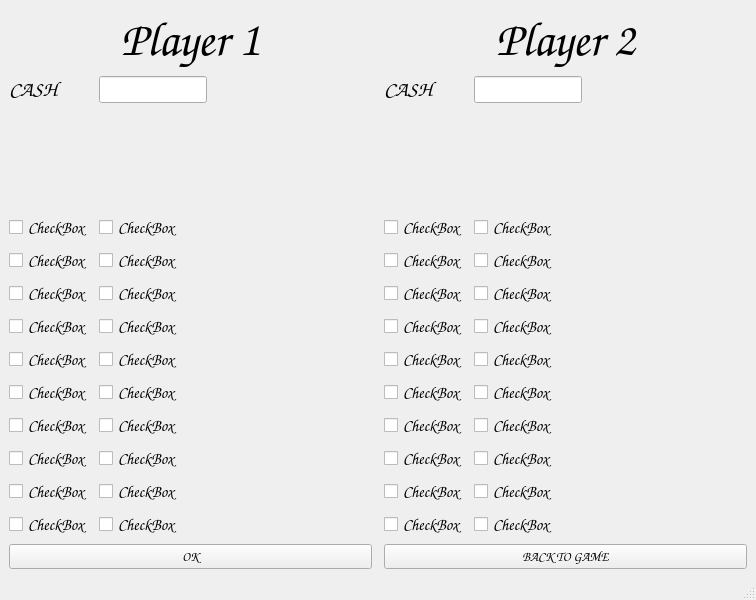
<?xml version="1.0" encoding="UTF-8"?>
<ui version="4.0">
 <class>trade</class>
 <widget class="QMainWindow" name="trade">
  <property name="windowModality">
   <enum>Qt::NonModal</enum>
  </property>
  <property name="geometry">
   <rect>
    <x>0</x>
    <y>0</y>
    <width>756</width>
    <height>600</height>
   </rect>
  </property>
  <property name="windowTitle">
   <string>Trade</string>
  </property>
  <property name="layoutDirection">
   <enum>Qt::LeftToRight</enum>
  </property>
  <widget class="QWidget" name="centralwidget">
   <layout class="QGridLayout" name="gridLayout">
    <item row="0" column="2">
     <layout class="QFormLayout" name="formLayout_5">
      <property name="labelAlignment">
       <set>Qt::AlignLeading|Qt::AlignLeft|Qt::AlignVCenter</set>
      </property>
      <property name="formAlignment">
       <set>Qt::AlignCenter</set>
      </property>
      <item row="1" column="0">
       <widget class="QLabel" name="label_5">
        <property name="sizePolicy">
         <sizepolicy hsizetype="Expanding" vsizetype="Minimum">
          <horstretch>0</horstretch>
          <verstretch>0</verstretch>
         </sizepolicy>
        </property>
        <property name="font">
         <font>
          <family>Comic Sans MS</family>
          <pointsize>16</pointsize>
         </font>
        </property>
        <property name="text">
         <string>CASH</string>
        </property>
       </widget>
      </item>
      <item row="1" column="1">
       <widget class="QLineEdit" name="CashLineEdit2">
        <property name="sizePolicy">
         <sizepolicy hsizetype="Fixed" vsizetype="Minimum">
          <horstretch>0</horstretch>
          <verstretch>0</verstretch>
         </sizepolicy>
        </property>
       </widget>
      </item>
      <item row="2" column="0" colspan="2">
       <spacer name="verticalSpacer_5">
        <property name="orientation">
         <enum>Qt::Vertical</enum>
        </property>
        <property name="sizeHint" stdset="0">
         <size>
          <width>20</width>
          <height>40</height>
         </size>
        </property>
       </spacer>
      </item>
      <item row="3" column="0">
       <widget class="QCheckBox" name="checkBox_3">
        <property name="sizePolicy">
         <sizepolicy hsizetype="Expanding" vsizetype="Fixed">
          <horstretch>0</horstretch>
          <verstretch>0</verstretch>
         </sizepolicy>
        </property>
        <property name="font">
         <font>
          <family>Comic Sans MS</family>
          <pointsize>12</pointsize>
         </font>
        </property>
        <property name="text">
         <string>CheckBox</string>
        </property>
        <property name="tristate">
         <bool>false</bool>
        </property>
       </widget>
      </item>
      <item row="3" column="1">
       <widget class="QCheckBox" name="checkBox11_3">
        <property name="sizePolicy">
         <sizepolicy hsizetype="Expanding" vsizetype="Fixed">
          <horstretch>0</horstretch>
          <verstretch>0</verstretch>
         </sizepolicy>
        </property>
        <property name="font">
         <font>
          <family>Comic Sans MS</family>
          <pointsize>12</pointsize>
         </font>
        </property>
        <property name="text">
         <string>CheckBox</string>
        </property>
        <property name="tristate">
         <bool>false</bool>
        </property>
       </widget>
      </item>
      <item row="4" column="0">
       <widget class="QCheckBox" name="checkBox2_3">
        <property name="sizePolicy">
         <sizepolicy hsizetype="Minimum" vsizetype="Fixed">
          <horstretch>0</horstretch>
          <verstretch>0</verstretch>
         </sizepolicy>
        </property>
        <property name="font">
         <font>
          <family>Comic Sans MS</family>
          <pointsize>12</pointsize>
         </font>
        </property>
        <property name="text">
         <string>CheckBox</string>
        </property>
        <property name="tristate">
         <bool>false</bool>
        </property>
       </widget>
      </item>
      <item row="4" column="1">
       <widget class="QCheckBox" name="checkBox12_3">
        <property name="sizePolicy">
         <sizepolicy hsizetype="Expanding" vsizetype="Fixed">
          <horstretch>0</horstretch>
          <verstretch>0</verstretch>
         </sizepolicy>
        </property>
        <property name="font">
         <font>
          <family>Comic Sans MS</family>
          <pointsize>12</pointsize>
         </font>
        </property>
        <property name="text">
         <string>CheckBox</string>
        </property>
        <property name="tristate">
         <bool>false</bool>
        </property>
       </widget>
      </item>
      <item row="5" column="0">
       <widget class="QCheckBox" name="checkBox3_3">
        <property name="sizePolicy">
         <sizepolicy hsizetype="Minimum" vsizetype="Fixed">
          <horstretch>0</horstretch>
          <verstretch>0</verstretch>
         </sizepolicy>
        </property>
        <property name="font">
         <font>
          <family>Comic Sans MS</family>
          <pointsize>12</pointsize>
         </font>
        </property>
        <property name="text">
         <string>CheckBox</string>
        </property>
        <property name="tristate">
         <bool>false</bool>
        </property>
       </widget>
      </item>
      <item row="5" column="1">
       <widget class="QCheckBox" name="checkBox13_3">
        <property name="sizePolicy">
         <sizepolicy hsizetype="Expanding" vsizetype="Fixed">
          <horstretch>0</horstretch>
          <verstretch>0</verstretch>
         </sizepolicy>
        </property>
        <property name="font">
         <font>
          <family>Comic Sans MS</family>
          <pointsize>12</pointsize>
         </font>
        </property>
        <property name="text">
         <string>CheckBox</string>
        </property>
        <property name="tristate">
         <bool>false</bool>
        </property>
       </widget>
      </item>
      <item row="6" column="0">
       <widget class="QCheckBox" name="checkBox4_3">
        <property name="sizePolicy">
         <sizepolicy hsizetype="Minimum" vsizetype="Fixed">
          <horstretch>0</horstretch>
          <verstretch>0</verstretch>
         </sizepolicy>
        </property>
        <property name="font">
         <font>
          <family>Comic Sans MS</family>
          <pointsize>12</pointsize>
         </font>
        </property>
        <property name="text">
         <string>CheckBox</string>
        </property>
        <property name="tristate">
         <bool>false</bool>
        </property>
       </widget>
      </item>
      <item row="6" column="1">
       <widget class="QCheckBox" name="checkBox14_3">
        <property name="sizePolicy">
         <sizepolicy hsizetype="Expanding" vsizetype="Fixed">
          <horstretch>0</horstretch>
          <verstretch>0</verstretch>
         </sizepolicy>
        </property>
        <property name="font">
         <font>
          <family>Comic Sans MS</family>
          <pointsize>12</pointsize>
         </font>
        </property>
        <property name="text">
         <string>CheckBox</string>
        </property>
        <property name="tristate">
         <bool>false</bool>
        </property>
       </widget>
      </item>
      <item row="7" column="0">
       <widget class="QCheckBox" name="checkBox5_3">
        <property name="sizePolicy">
         <sizepolicy hsizetype="Minimum" vsizetype="Fixed">
          <horstretch>0</horstretch>
          <verstretch>0</verstretch>
         </sizepolicy>
        </property>
        <property name="font">
         <font>
          <family>Comic Sans MS</family>
          <pointsize>12</pointsize>
         </font>
        </property>
        <property name="text">
         <string>CheckBox</string>
        </property>
        <property name="tristate">
         <bool>false</bool>
        </property>
       </widget>
      </item>
      <item row="7" column="1">
       <widget class="QCheckBox" name="checkBox15_3">
        <property name="sizePolicy">
         <sizepolicy hsizetype="Expanding" vsizetype="Fixed">
          <horstretch>0</horstretch>
          <verstretch>0</verstretch>
         </sizepolicy>
        </property>
        <property name="font">
         <font>
          <family>Comic Sans MS</family>
          <pointsize>12</pointsize>
         </font>
        </property>
        <property name="text">
         <string>CheckBox</string>
        </property>
        <property name="tristate">
         <bool>false</bool>
        </property>
       </widget>
      </item>
      <item row="8" column="0">
       <widget class="QCheckBox" name="checkBox6_3">
        <property name="sizePolicy">
         <sizepolicy hsizetype="Minimum" vsizetype="Fixed">
          <horstretch>0</horstretch>
          <verstretch>0</verstretch>
         </sizepolicy>
        </property>
        <property name="font">
         <font>
          <family>Comic Sans MS</family>
          <pointsize>12</pointsize>
         </font>
        </property>
        <property name="text">
         <string>CheckBox</string>
        </property>
        <property name="tristate">
         <bool>false</bool>
        </property>
       </widget>
      </item>
      <item row="8" column="1">
       <widget class="QCheckBox" name="checkBox16_3">
        <property name="sizePolicy">
         <sizepolicy hsizetype="Expanding" vsizetype="Fixed">
          <horstretch>0</horstretch>
          <verstretch>0</verstretch>
         </sizepolicy>
        </property>
        <property name="font">
         <font>
          <family>Comic Sans MS</family>
          <pointsize>12</pointsize>
         </font>
        </property>
        <property name="text">
         <string>CheckBox</string>
        </property>
        <property name="tristate">
         <bool>false</bool>
        </property>
       </widget>
      </item>
      <item row="9" column="0">
       <widget class="QCheckBox" name="checkBox7_3">
        <property name="sizePolicy">
         <sizepolicy hsizetype="Minimum" vsizetype="Fixed">
          <horstretch>0</horstretch>
          <verstretch>0</verstretch>
         </sizepolicy>
        </property>
        <property name="font">
         <font>
          <family>Comic Sans MS</family>
          <pointsize>12</pointsize>
         </font>
        </property>
        <property name="text">
         <string>CheckBox</string>
        </property>
        <property name="tristate">
         <bool>false</bool>
        </property>
       </widget>
      </item>
      <item row="9" column="1">
       <widget class="QCheckBox" name="checkBox17_3">
        <property name="sizePolicy">
         <sizepolicy hsizetype="Expanding" vsizetype="Fixed">
          <horstretch>0</horstretch>
          <verstretch>0</verstretch>
         </sizepolicy>
        </property>
        <property name="font">
         <font>
          <family>Comic Sans MS</family>
          <pointsize>12</pointsize>
         </font>
        </property>
        <property name="text">
         <string>CheckBox</string>
        </property>
        <property name="tristate">
         <bool>false</bool>
        </property>
       </widget>
      </item>
      <item row="10" column="0">
       <widget class="QCheckBox" name="checkBox8_3">
        <property name="sizePolicy">
         <sizepolicy hsizetype="Minimum" vsizetype="Fixed">
          <horstretch>0</horstretch>
          <verstretch>0</verstretch>
         </sizepolicy>
        </property>
        <property name="font">
         <font>
          <family>Comic Sans MS</family>
          <pointsize>12</pointsize>
         </font>
        </property>
        <property name="text">
         <string>CheckBox</string>
        </property>
        <property name="tristate">
         <bool>false</bool>
        </property>
       </widget>
      </item>
      <item row="10" column="1">
       <widget class="QCheckBox" name="checkBox18_3">
        <property name="sizePolicy">
         <sizepolicy hsizetype="Expanding" vsizetype="Fixed">
          <horstretch>0</horstretch>
          <verstretch>0</verstretch>
         </sizepolicy>
        </property>
        <property name="font">
         <font>
          <family>Comic Sans MS</family>
          <pointsize>12</pointsize>
         </font>
        </property>
        <property name="text">
         <string>CheckBox</string>
        </property>
        <property name="tristate">
         <bool>false</bool>
        </property>
       </widget>
      </item>
      <item row="11" column="0">
       <widget class="QCheckBox" name="checkBox9_3">
        <property name="sizePolicy">
         <sizepolicy hsizetype="Minimum" vsizetype="Fixed">
          <horstretch>0</horstretch>
          <verstretch>0</verstretch>
         </sizepolicy>
        </property>
        <property name="font">
         <font>
          <family>Comic Sans MS</family>
          <pointsize>12</pointsize>
         </font>
        </property>
        <property name="text">
         <string>CheckBox</string>
        </property>
        <property name="tristate">
         <bool>false</bool>
        </property>
       </widget>
      </item>
      <item row="11" column="1">
       <widget class="QCheckBox" name="checkBox19_3">
        <property name="sizePolicy">
         <sizepolicy hsizetype="Expanding" vsizetype="Fixed">
          <horstretch>0</horstretch>
          <verstretch>0</verstretch>
         </sizepolicy>
        </property>
        <property name="font">
         <font>
          <family>Comic Sans MS</family>
          <pointsize>12</pointsize>
         </font>
        </property>
        <property name="text">
         <string>CheckBox</string>
        </property>
        <property name="tristate">
         <bool>false</bool>
        </property>
       </widget>
      </item>
      <item row="12" column="0">
       <widget class="QCheckBox" name="checkBox10_3">
        <property name="sizePolicy">
         <sizepolicy hsizetype="Minimum" vsizetype="Fixed">
          <horstretch>0</horstretch>
          <verstretch>0</verstretch>
         </sizepolicy>
        </property>
        <property name="font">
         <font>
          <family>Comic Sans MS</family>
          <pointsize>12</pointsize>
         </font>
        </property>
        <property name="text">
         <string>CheckBox</string>
        </property>
        <property name="tristate">
         <bool>false</bool>
        </property>
       </widget>
      </item>
      <item row="12" column="1">
       <widget class="QCheckBox" name="checkBox20_3">
        <property name="sizePolicy">
         <sizepolicy hsizetype="Expanding" vsizetype="Fixed">
          <horstretch>0</horstretch>
          <verstretch>0</verstretch>
         </sizepolicy>
        </property>
        <property name="font">
         <font>
          <family>Comic Sans MS</family>
          <pointsize>12</pointsize>
         </font>
        </property>
        <property name="text">
         <string>CheckBox</string>
        </property>
        <property name="tristate">
         <bool>false</bool>
        </property>
       </widget>
      </item>
      <item row="0" column="0" colspan="2">
       <widget class="QLabel" name="player2">
        <property name="sizePolicy">
         <sizepolicy hsizetype="Ignored" vsizetype="Fixed">
          <horstretch>0</horstretch>
          <verstretch>0</verstretch>
         </sizepolicy>
        </property>
        <property name="font">
         <font>
          <family>Comic Sans MS</family>
          <pointsize>36</pointsize>
         </font>
        </property>
        <property name="layoutDirection">
         <enum>Qt::LeftToRight</enum>
        </property>
        <property name="text">
         <string>Player 2</string>
        </property>
        <property name="alignment">
         <set>Qt::AlignHCenter|Qt::AlignTop</set>
        </property>
       </widget>
      </item>
     </layout>
    </item>
    <item row="0" column="0">
     <layout class="QFormLayout" name="formLayout_2">
      <property name="labelAlignment">
       <set>Qt::AlignLeading|Qt::AlignLeft|Qt::AlignVCenter</set>
      </property>
      <property name="formAlignment">
       <set>Qt::AlignCenter</set>
      </property>
      <item row="1" column="0">
       <widget class="QLabel" name="label_2">
        <property name="sizePolicy">
         <sizepolicy hsizetype="Expanding" vsizetype="Minimum">
          <horstretch>0</horstretch>
          <verstretch>0</verstretch>
         </sizepolicy>
        </property>
        <property name="font">
         <font>
          <family>Comic Sans MS</family>
          <pointsize>16</pointsize>
         </font>
        </property>
        <property name="text">
         <string>CASH</string>
        </property>
       </widget>
      </item>
      <item row="1" column="1">
       <widget class="QLineEdit" name="CashLineEdit1">
        <property name="sizePolicy">
         <sizepolicy hsizetype="Fixed" vsizetype="Minimum">
          <horstretch>0</horstretch>
          <verstretch>0</verstretch>
         </sizepolicy>
        </property>
       </widget>
      </item>
      <item row="2" column="0" colspan="2">
       <spacer name="verticalSpacer">
        <property name="orientation">
         <enum>Qt::Vertical</enum>
        </property>
        <property name="sizeHint" stdset="0">
         <size>
          <width>20</width>
          <height>40</height>
         </size>
        </property>
       </spacer>
      </item>
      <item row="3" column="0">
       <widget class="QCheckBox" name="checkBox">
        <property name="sizePolicy">
         <sizepolicy hsizetype="Expanding" vsizetype="Fixed">
          <horstretch>0</horstretch>
          <verstretch>0</verstretch>
         </sizepolicy>
        </property>
        <property name="font">
         <font>
          <family>Comic Sans MS</family>
          <pointsize>12</pointsize>
         </font>
        </property>
        <property name="text">
         <string>CheckBox</string>
        </property>
        <property name="tristate">
         <bool>false</bool>
        </property>
       </widget>
      </item>
      <item row="3" column="1">
       <widget class="QCheckBox" name="checkBox11">
        <property name="sizePolicy">
         <sizepolicy hsizetype="Expanding" vsizetype="Fixed">
          <horstretch>0</horstretch>
          <verstretch>0</verstretch>
         </sizepolicy>
        </property>
        <property name="font">
         <font>
          <family>Comic Sans MS</family>
          <pointsize>12</pointsize>
         </font>
        </property>
        <property name="text">
         <string>CheckBox</string>
        </property>
        <property name="tristate">
         <bool>false</bool>
        </property>
       </widget>
      </item>
      <item row="4" column="0">
       <widget class="QCheckBox" name="checkBox2">
        <property name="sizePolicy">
         <sizepolicy hsizetype="Minimum" vsizetype="Fixed">
          <horstretch>0</horstretch>
          <verstretch>0</verstretch>
         </sizepolicy>
        </property>
        <property name="font">
         <font>
          <family>Comic Sans MS</family>
          <pointsize>12</pointsize>
         </font>
        </property>
        <property name="text">
         <string>CheckBox</string>
        </property>
        <property name="tristate">
         <bool>false</bool>
        </property>
       </widget>
      </item>
      <item row="4" column="1">
       <widget class="QCheckBox" name="checkBox12">
        <property name="sizePolicy">
         <sizepolicy hsizetype="Expanding" vsizetype="Fixed">
          <horstretch>0</horstretch>
          <verstretch>0</verstretch>
         </sizepolicy>
        </property>
        <property name="font">
         <font>
          <family>Comic Sans MS</family>
          <pointsize>12</pointsize>
         </font>
        </property>
        <property name="text">
         <string>CheckBox</string>
        </property>
        <property name="tristate">
         <bool>false</bool>
        </property>
       </widget>
      </item>
      <item row="5" column="0">
       <widget class="QCheckBox" name="checkBox3">
        <property name="sizePolicy">
         <sizepolicy hsizetype="Minimum" vsizetype="Fixed">
          <horstretch>0</horstretch>
          <verstretch>0</verstretch>
         </sizepolicy>
        </property>
        <property name="font">
         <font>
          <family>Comic Sans MS</family>
          <pointsize>12</pointsize>
         </font>
        </property>
        <property name="text">
         <string>CheckBox</string>
        </property>
        <property name="tristate">
         <bool>false</bool>
        </property>
       </widget>
      </item>
      <item row="5" column="1">
       <widget class="QCheckBox" name="checkBox13">
        <property name="sizePolicy">
         <sizepolicy hsizetype="Expanding" vsizetype="Fixed">
          <horstretch>0</horstretch>
          <verstretch>0</verstretch>
         </sizepolicy>
        </property>
        <property name="font">
         <font>
          <family>Comic Sans MS</family>
          <pointsize>12</pointsize>
         </font>
        </property>
        <property name="text">
         <string>CheckBox</string>
        </property>
        <property name="tristate">
         <bool>false</bool>
        </property>
       </widget>
      </item>
      <item row="6" column="0">
       <widget class="QCheckBox" name="checkBox4">
        <property name="sizePolicy">
         <sizepolicy hsizetype="Minimum" vsizetype="Fixed">
          <horstretch>0</horstretch>
          <verstretch>0</verstretch>
         </sizepolicy>
        </property>
        <property name="font">
         <font>
          <family>Comic Sans MS</family>
          <pointsize>12</pointsize>
         </font>
        </property>
        <property name="text">
         <string>CheckBox</string>
        </property>
        <property name="tristate">
         <bool>false</bool>
        </property>
       </widget>
      </item>
      <item row="6" column="1">
       <widget class="QCheckBox" name="checkBox14">
        <property name="sizePolicy">
         <sizepolicy hsizetype="Expanding" vsizetype="Fixed">
          <horstretch>0</horstretch>
          <verstretch>0</verstretch>
         </sizepolicy>
        </property>
        <property name="font">
         <font>
          <family>Comic Sans MS</family>
          <pointsize>12</pointsize>
         </font>
        </property>
        <property name="text">
         <string>CheckBox</string>
        </property>
        <property name="tristate">
         <bool>false</bool>
        </property>
       </widget>
      </item>
      <item row="7" column="0">
       <widget class="QCheckBox" name="checkBox5">
        <property name="sizePolicy">
         <sizepolicy hsizetype="Minimum" vsizetype="Fixed">
          <horstretch>0</horstretch>
          <verstretch>0</verstretch>
         </sizepolicy>
        </property>
        <property name="font">
         <font>
          <family>Comic Sans MS</family>
          <pointsize>12</pointsize>
         </font>
        </property>
        <property name="text">
         <string>CheckBox</string>
        </property>
        <property name="tristate">
         <bool>false</bool>
        </property>
       </widget>
      </item>
      <item row="7" column="1">
       <widget class="QCheckBox" name="checkBox15">
        <property name="sizePolicy">
         <sizepolicy hsizetype="Expanding" vsizetype="Fixed">
          <horstretch>0</horstretch>
          <verstretch>0</verstretch>
         </sizepolicy>
        </property>
        <property name="font">
         <font>
          <family>Comic Sans MS</family>
          <pointsize>12</pointsize>
         </font>
        </property>
        <property name="text">
         <string>CheckBox</string>
        </property>
        <property name="tristate">
         <bool>false</bool>
        </property>
       </widget>
      </item>
      <item row="8" column="0">
       <widget class="QCheckBox" name="checkBox6">
        <property name="sizePolicy">
         <sizepolicy hsizetype="Minimum" vsizetype="Fixed">
          <horstretch>0</horstretch>
          <verstretch>0</verstretch>
         </sizepolicy>
        </property>
        <property name="font">
         <font>
          <family>Comic Sans MS</family>
          <pointsize>12</pointsize>
         </font>
        </property>
        <property name="text">
         <string>CheckBox</string>
        </property>
        <property name="tristate">
         <bool>false</bool>
        </property>
       </widget>
      </item>
      <item row="8" column="1">
       <widget class="QCheckBox" name="checkBox16">
        <property name="sizePolicy">
         <sizepolicy hsizetype="Expanding" vsizetype="Fixed">
          <horstretch>0</horstretch>
          <verstretch>0</verstretch>
         </sizepolicy>
        </property>
        <property name="font">
         <font>
          <family>Comic Sans MS</family>
          <pointsize>12</pointsize>
         </font>
        </property>
        <property name="text">
         <string>CheckBox</string>
        </property>
        <property name="tristate">
         <bool>false</bool>
        </property>
       </widget>
      </item>
      <item row="9" column="0">
       <widget class="QCheckBox" name="checkBox7">
        <property name="sizePolicy">
         <sizepolicy hsizetype="Minimum" vsizetype="Fixed">
          <horstretch>0</horstretch>
          <verstretch>0</verstretch>
         </sizepolicy>
        </property>
        <property name="font">
         <font>
          <family>Comic Sans MS</family>
          <pointsize>12</pointsize>
         </font>
        </property>
        <property name="text">
         <string>CheckBox</string>
        </property>
        <property name="tristate">
         <bool>false</bool>
        </property>
       </widget>
      </item>
      <item row="9" column="1">
       <widget class="QCheckBox" name="checkBox17">
        <property name="sizePolicy">
         <sizepolicy hsizetype="Expanding" vsizetype="Fixed">
          <horstretch>0</horstretch>
          <verstretch>0</verstretch>
         </sizepolicy>
        </property>
        <property name="font">
         <font>
          <family>Comic Sans MS</family>
          <pointsize>12</pointsize>
         </font>
        </property>
        <property name="text">
         <string>CheckBox</string>
        </property>
        <property name="tristate">
         <bool>false</bool>
        </property>
       </widget>
      </item>
      <item row="10" column="0">
       <widget class="QCheckBox" name="checkBox8">
        <property name="sizePolicy">
         <sizepolicy hsizetype="Minimum" vsizetype="Fixed">
          <horstretch>0</horstretch>
          <verstretch>0</verstretch>
         </sizepolicy>
        </property>
        <property name="font">
         <font>
          <family>Comic Sans MS</family>
          <pointsize>12</pointsize>
         </font>
        </property>
        <property name="text">
         <string>CheckBox</string>
        </property>
        <property name="tristate">
         <bool>false</bool>
        </property>
       </widget>
      </item>
      <item row="10" column="1">
       <widget class="QCheckBox" name="checkBox18">
        <property name="sizePolicy">
         <sizepolicy hsizetype="Expanding" vsizetype="Fixed">
          <horstretch>0</horstretch>
          <verstretch>0</verstretch>
         </sizepolicy>
        </property>
        <property name="font">
         <font>
          <family>Comic Sans MS</family>
          <pointsize>12</pointsize>
         </font>
        </property>
        <property name="text">
         <string>CheckBox</string>
        </property>
        <property name="tristate">
         <bool>false</bool>
        </property>
       </widget>
      </item>
      <item row="11" column="0">
       <widget class="QCheckBox" name="checkBox9">
        <property name="sizePolicy">
         <sizepolicy hsizetype="Minimum" vsizetype="Fixed">
          <horstretch>0</horstretch>
          <verstretch>0</verstretch>
         </sizepolicy>
        </property>
        <property name="font">
         <font>
          <family>Comic Sans MS</family>
          <pointsize>12</pointsize>
         </font>
        </property>
        <property name="text">
         <string>CheckBox</string>
        </property>
        <property name="tristate">
         <bool>false</bool>
        </property>
       </widget>
      </item>
      <item row="11" column="1">
       <widget class="QCheckBox" name="checkBox19">
        <property name="sizePolicy">
         <sizepolicy hsizetype="Expanding" vsizetype="Fixed">
          <horstretch>0</horstretch>
          <verstretch>0</verstretch>
         </sizepolicy>
        </property>
        <property name="font">
         <font>
          <family>Comic Sans MS</family>
          <pointsize>12</pointsize>
         </font>
        </property>
        <property name="text">
         <string>CheckBox</string>
        </property>
        <property name="tristate">
         <bool>false</bool>
        </property>
       </widget>
      </item>
      <item row="12" column="0">
       <widget class="QCheckBox" name="checkBox10">
        <property name="sizePolicy">
         <sizepolicy hsizetype="Minimum" vsizetype="Fixed">
          <horstretch>0</horstretch>
          <verstretch>0</verstretch>
         </sizepolicy>
        </property>
        <property name="font">
         <font>
          <family>Comic Sans MS</family>
          <pointsize>12</pointsize>
         </font>
        </property>
        <property name="text">
         <string>CheckBox</string>
        </property>
        <property name="tristate">
         <bool>false</bool>
        </property>
       </widget>
      </item>
      <item row="12" column="1">
       <widget class="QCheckBox" name="checkBox20">
        <property name="sizePolicy">
         <sizepolicy hsizetype="Expanding" vsizetype="Fixed">
          <horstretch>0</horstretch>
          <verstretch>0</verstretch>
         </sizepolicy>
        </property>
        <property name="font">
         <font>
          <family>Comic Sans MS</family>
          <pointsize>12</pointsize>
         </font>
        </property>
        <property name="text">
         <string>CheckBox</string>
        </property>
        <property name="tristate">
         <bool>false</bool>
        </property>
       </widget>
      </item>
      <item row="0" column="0" colspan="2">
       <widget class="QLabel" name="player1">
        <property name="sizePolicy">
         <sizepolicy hsizetype="Ignored" vsizetype="Minimum">
          <horstretch>0</horstretch>
          <verstretch>0</verstretch>
         </sizepolicy>
        </property>
        <property name="font">
         <font>
          <family>Comic Sans MS</family>
          <pointsize>36</pointsize>
         </font>
        </property>
        <property name="layoutDirection">
         <enum>Qt::LeftToRight</enum>
        </property>
        <property name="text">
         <string>Player 1</string>
        </property>
        <property name="alignment">
         <set>Qt::AlignHCenter|Qt::AlignTop</set>
        </property>
       </widget>
      </item>
     </layout>
    </item>
    <item row="0" column="1">
     <widget class="Line" name="line">
      <property name="sizePolicy">
       <sizepolicy hsizetype="Ignored" vsizetype="Minimum">
        <horstretch>0</horstretch>
        <verstretch>0</verstretch>
       </sizepolicy>
      </property>
      <property name="orientation">
       <enum>Qt::Horizontal</enum>
      </property>
     </widget>
    </item>
    <item row="1" column="0">
     <widget class="QPushButton" name="buttonOK">
      <property name="font">
       <font>
        <family>Comic Sans MS</family>
        <pointsize>10</pointsize>
       </font>
      </property>
      <property name="text">
       <string>OK</string>
      </property>
     </widget>
    </item>
    <item row="1" column="2">
     <widget class="QPushButton" name="buttonBack">
      <property name="font">
       <font>
        <family>Comic Sans MS</family>
        <pointsize>10</pointsize>
       </font>
      </property>
      <property name="text">
       <string>BACK TO GAME</string>
      </property>
     </widget>
    </item>
   </layout>
  </widget>
  <widget class="QStatusBar" name="statusbar"/>
 </widget>
 <resources/>
 <connections/>
</ui>
